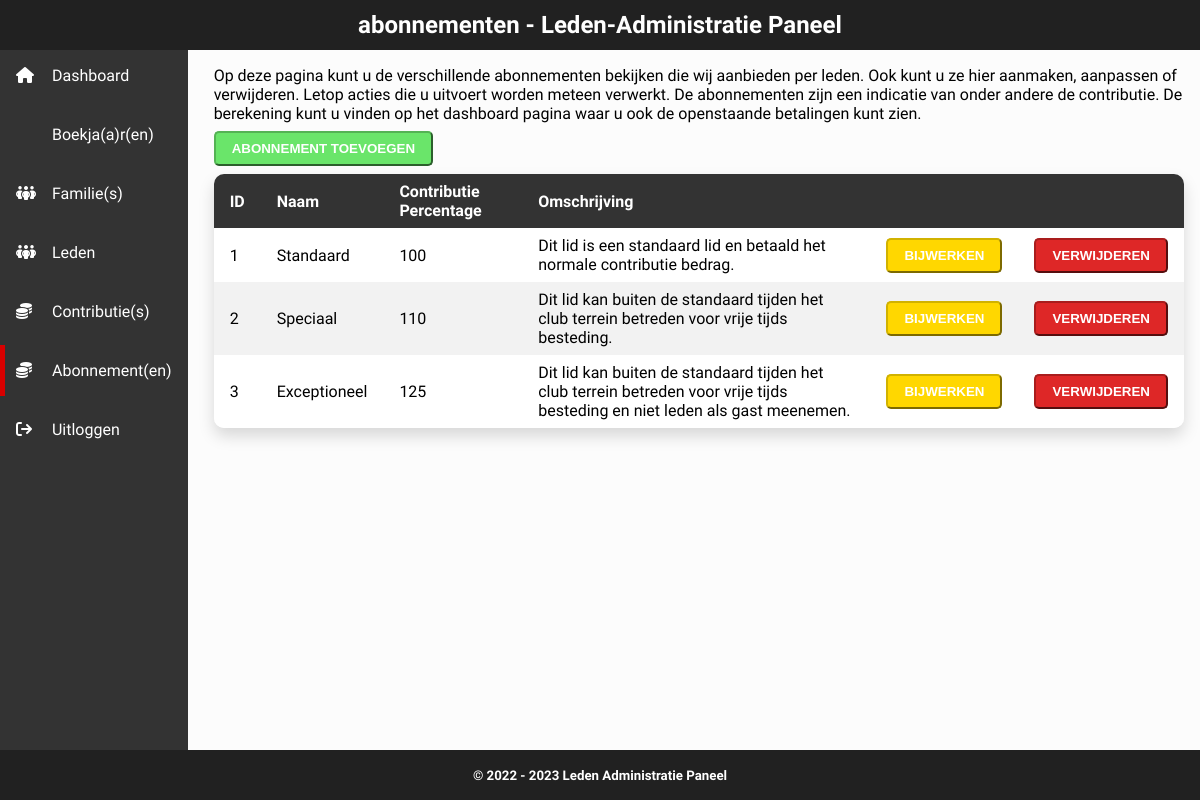
The app's page /abonnementen.php (signed in) with its own data.
### tables this page shows
CREATE TABLE `soortlid` (
  `ID` int(100) NOT NULL,
  `Naam` varchar(255) NOT NULL,
  `ContributiePercentage` int(3) NOT NULL DEFAULT '100',
  `Omschrijving` varchar(255) NOT NULL
);

### mvc/controller/controller.php (called while the page is built, shortened)
<?php
include_once("./mvc/model/Model.php");
class Controller {
    public $model;
    public function __construct() {
        $this->model = new Model();
    }
    public function listMemberTypes() {
        $MemberTypes = $this->model->getMemberTypesList();
        include './mvc/view/membertypeslist.php';
    }
}

### mvc/model/Model.php (called while the page is built, shortened)
<?php
include_once("./mvc/model/MemberType.php");
class Model {
    public function getMemberTypesList() {
        include 'inc/process/connect.php';
        $memberTypes = array();
        try {
            $stmt = $conn->prepare("SELECT * FROM soortlid");
            $stmt->execute();
            while ($row = $stmt->fetch(PDO::FETCH_ASSOC)) {
                $memberTypes[] = new MemberType($row['ID'], $row['Naam'], $row['ContributiePercentage'], $row['Omschrijving']);
            }
        } catch(PDOException $e) {
            echo "Foutmelding: " . $e->getMessage();
        }
        return $memberTypes;
    }
}
?>

### mvc/model/MemberType.php (called while the page is built, shortened)
<?php
class MemberType {
    public function __construct($ID, $name, $procentage, $description) {
        $this->ID = $ID;
        $this->name = $name;
        $this->procentage = $procentage;
        $this->description = $description;
    }
}
?>

### mvc/view/membertypeslist.php (the view)
<table>
    <thead>
        <tr>
            <th>ID</th>
            <th>Naam</th>
            <th>Contributie Percentage</th>
            <th>Omschrijving</th>
            <th colspan="2">&nbsp;</th>
        </tr>
    </thead>
    <tbody>
        <?php foreach ($MemberTypes as $memberType) { ?>
            <tr>
                <td><?php echo $memberType->ID; ?></td>
                <td><?php echo $memberType->name; ?></td>
                <td><?php echo $memberType->procentage; ?></td>
                <td><?php echo $memberType->description; ?></td>
                <td>
                    <a href="./abonnementen.php?action=update&id=<?php echo $memberType->ID; ?>">
                        <button class="watchout">Bijwerken</button>
                    </a>
                </td>
                <td>
                    <a href="./abonnementen.php?action=delete&id=<?php echo $memberType->ID; ?>">
                        <button class="failure">Verwijderen</button>
                    </a>
                </td>
            </tr>
        <?php } ?>
    </tbody>
</table>

### inc/templates/header.php (style rules this page uses)
:root { --top-bottom-height: 50px; --grid-gap: 0px; --font-righteous: 'Righteous', cursive; --font-sarabun: 'Sarabun', sans-serif; --body-background: #fcfcfc; --body-color: #fff; --content-color: #000; }
p, a, th, td { font-family: var(--font-sarabun); margin-top: 0; margin-bottom: .5rem; }
body { display: grid; grid-template-columns: auto auto auto auto auto auto auto auto auto auto auto auto; gap: var(--grid-gap); margin: 0; background: var(--body-background); color: var(--body-color); }
button { padding: .5rem 1rem; border-radius: 5px; text-transform: uppercase; font-weight: 700; transition: all .5s ease; }
button.watchout { border-color: #d1b200; background-color: #ffd700; color: white; }
button.failure { border-color: #a91d1d; background-color: #de2727; color: white; }
table { border-collapse: collapse; width: 100%; box-shadow: 0 .5rem 1rem rgba(0,0,0, .15); border-radius: 10px; margin: 0.5rem 0; }
table th { font-weight: bold; text-align: start; background: #333333; color: white; }
table thead tr:first-of-type th:first-of-type { border-top-left-radius: 10px; }
table thead tr:first-of-type th:last-of-type { border-top-right-radius: 10px; }
table tbody tr:last-of-type td:first-of-type { border-bottom-left-radius: 10px; }
table tbody tr:last-of-type td:last-of-type { border-bottom-right-radius: 10px; }
table th, table td { padding: 0.5rem 1rem; }
table tbody tr:nth-child(odd) { background: #fff; }
table tbody tr:nth-child(even) { background: #f2f2f2; }

### records on screen
soortlid: ID "1", Naam "Standaard", ContributiePercentage "100", Omschrijving "Dit lid is een standaard lid en betaald het normale contributie bedrag."
soortlid: ID "2", Naam "Speciaal", ContributiePercentage "110", Omschrijving "Dit lid kan buiten de standaard tijden het club terrein betreden voor vrije tijds besteding."
soortlid: ID "3", Naam "Exceptioneel", ContributiePercentage "125", Omschrijving "Dit lid kan buiten de standaard tijden het club terrein betreden voor vrije tijds besteding en niet leden als gast meenemen."

### other values on screen
basename(substr($_SERVER['SCRIPT_NAME'], 1), '.php') "abonnementen"
